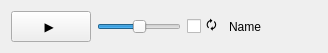
<?xml version="1.0" encoding="UTF-8"?>
<ui version="4.0">
 <class>SoundEffect</class>
 <widget class="QWidget" name="SoundEffect">
  <property name="enabled">
   <bool>true</bool>
  </property>
  <property name="geometry">
   <rect>
    <x>0</x>
    <y>0</y>
    <width>328</width>
    <height>53</height>
   </rect>
  </property>
  <property name="sizePolicy">
   <sizepolicy hsizetype="Minimum" vsizetype="Minimum">
    <horstretch>0</horstretch>
    <verstretch>0</verstretch>
   </sizepolicy>
  </property>
  <property name="acceptDrops">
   <bool>true</bool>
  </property>
  <property name="windowTitle">
   <string>Form</string>
  </property>
  <layout class="QVBoxLayout" name="verticalLayout">
   <item>
    <layout class="QHBoxLayout" name="horizontalLayout">
     <item>
      <widget class="QPushButton" name="playButton">
       <property name="sizePolicy">
        <sizepolicy hsizetype="Minimum" vsizetype="Minimum">
         <horstretch>0</horstretch>
         <verstretch>0</verstretch>
        </sizepolicy>
       </property>
       <property name="text">
        <string>▶ </string>
       </property>
       <property name="checkable">
        <bool>false</bool>
       </property>
       <property name="checked">
        <bool>false</bool>
       </property>
       <property name="autoDefault">
        <bool>false</bool>
       </property>
       <property name="flat">
        <bool>false</bool>
       </property>
      </widget>
     </item>
     <item>
      <widget class="QSlider" name="volumeSlider">
       <property name="enabled">
        <bool>true</bool>
       </property>
       <property name="sizePolicy">
        <sizepolicy hsizetype="Minimum" vsizetype="Minimum">
         <horstretch>0</horstretch>
         <verstretch>0</verstretch>
        </sizepolicy>
       </property>
       <property name="maximum">
        <number>100</number>
       </property>
       <property name="value">
        <number>50</number>
       </property>
       <property name="orientation">
        <enum>Qt::Horizontal</enum>
       </property>
      </widget>
     </item>
     <item>
      <widget class="QCheckBox" name="loop">
       <property name="text">
        <string>🗘</string>
       </property>
      </widget>
     </item>
     <item>
      <widget class="QLabel" name="label">
       <property name="text">
        <string>Name</string>
       </property>
      </widget>
     </item>
     <item>
      <spacer name="horizontalSpacer">
       <property name="orientation">
        <enum>Qt::Horizontal</enum>
       </property>
       <property name="sizeHint" stdset="0">
        <size>
         <width>40</width>
         <height>20</height>
        </size>
       </property>
      </spacer>
     </item>
    </layout>
   </item>
  </layout>
  <action name="action_Delete">
   <property name="text">
    <string>&amp;Delete</string>
   </property>
   <property name="shortcut">
    <string>Del</string>
   </property>
  </action>
  <action name="action_Edit">
   <property name="text">
    <string>&amp;Edit</string>
   </property>
  </action>
 </widget>
 <resources/>
 <connections/>
</ui>
